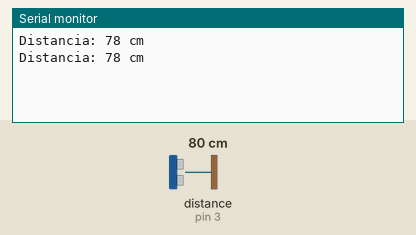
Bench run of a sketch on a simulated Arduino Uno, built with avr-gcc and run on an emulated ATmega328P. On the bench: the last lines printed to the serial monitor. Wiring (inferred from the names in the program): ultrasonic range finder: trigger pin 2; echo pin 3. The inputs (shaded band) are chosen by the test bench; at power-on: distance to the obstacle (sensor on pin 3) 80 cm. The echo pulse lasts 58.3 µs per cm.

Above: at 1.8 s.
1.9 s: distance to the obstacle (sensor on pin 3) set to 2 cm
At 2.8 s:
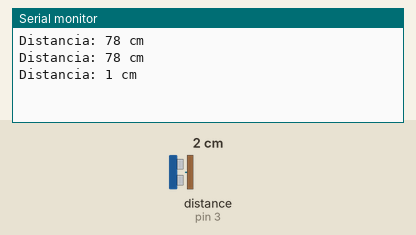
3.4 s: distance to the obstacle (sensor on pin 3) set to 4 cm
At 4.8 s:
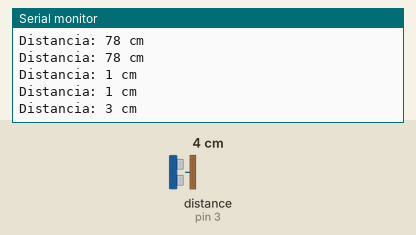
Timing chart, 0 to 6.4 s (numbered marks = the images above; inputs shaded):
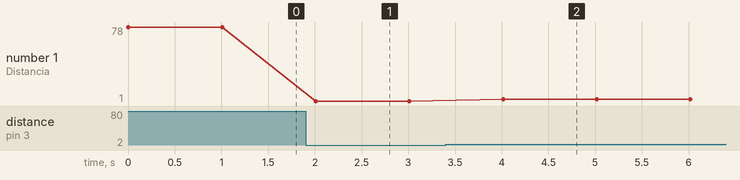

The sketch:

sensorultrassonico_tinkercad.ino
```cpp
const int trigPin = 2; // Pino TRIG do sensor
const int echoPin = 3; // Pino ECHO do sensor

void setup() {
  Serial.begin(9600);
  pinMode(trigPin, OUTPUT);
  pinMode(echoPin, INPUT);
}

void loop() {
  long duration;
  int distance;

  // Gera um pulso no pino TRIG (10 microssegundos)
  digitalWrite(trigPin, LOW);
  delayMicroseconds(2);
  digitalWrite(trigPin, HIGH);
  delayMicroseconds(10);
  digitalWrite(trigPin, LOW);

  // Lê a duração do pulso ECHO
  duration = pulseIn(echoPin, HIGH);

  // Calcula a distância em centímetros
  distance = duration * 0.034 / 2;

  // Imprime a distância no monitor serial
  Serial.print("Distancia: ");
  Serial.print(distance);
  Serial.println(" cm");

  delay(1000); // Aguarda 1 segundo antes da próxima leitura
}
```

Measured:
- after the input at 1.9 s, the serial monitor: prints a new line after 0.11 s (image 1)
- after the input at 3.4 s, the serial monitor: prints a new line after 0.61 s (image 2)
- plotted number 1: 78 → 1 after the input at 1.9 s, 1 → 3 after the input at 3.4 s
